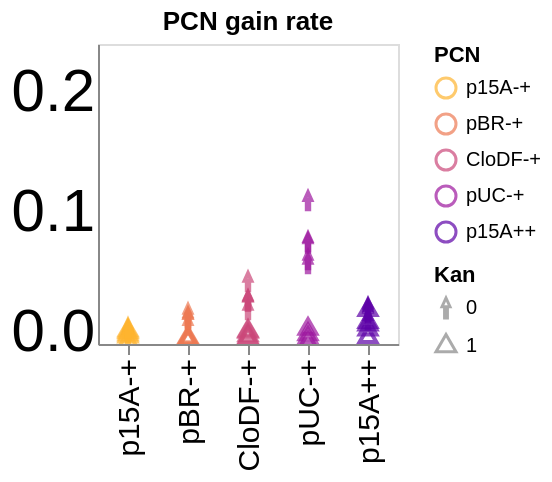

Notebook cell for this chart:
### Code cell
# Gain, PCN

alt.Chart(combined_scatter_gain_DF).mark_point(size=70).encode(
    alt.X("PCN", axis=alt.Axis(labelFontSize=15, titleFontSize=15, grid=False), title=None),
    alt.Y("rate_of_gain_log(plasmid copy)", scale=alt.Scale(domain=[-0.01, 0.24]), axis=alt.Axis(labelFontSize=30, titleFontSize=15, tickCount = 3, ticks=False, grid=False), title=None),
    color=alt.Color('PCN').scale(scheme=colorScheme,reverse=True),
    shape=alt.Shape('Kan:O', scale=alt.Scale(range=['arrow', 'triangle']))
).properties(
    title='PCN gain rate',
    width=150,
    height=150
).interactive()

### Figure 1 — Vega-Lite specification as saved in the notebook (floating-point values rounded to 4 significant figures)
{"config": {"view": {"continuousWidth": 300, "continuousHeight": 300}}, "data": {"name": "data-5ac6072b3acf5dbd61957e91e71dbc6e"}, "mark": {"type": "point", "size": 70}, "encoding": {"color": {"field": "PCN", "scale": {"scheme": "plasma", "reverse": true}, "sort": ["p15A-+", "pBR-+", "CloDF-+", "pUC-+", "p15A++"], "type": "ordinal"}, "shape": {"field": "Kan", "scale": {"range": ["arrow", "triangle"]}, "type": "ordinal"}, "x": {"axis": {"grid": false, "labelFontSize": 15, "titleFontSize": 15}, "field": "PCN", "sort": ["p15A-+", "pBR-+", "CloDF-+", "pUC-+", "p15A++"], "title": null, "type": "ordinal"}, "y": {"axis": {"grid": false, "labelFontSize": 30, "tickCount": 3, "ticks": false, "titleFontSize": 15}, "field": "rate_of_gain_log(plasmid copy)", "scale": {"domain": [-0.01, 0.24]}, "title": null, "type": "quantitative"}}, "height": 150, "params": [{"name": "param_6", "select": {"type": "interval", "encodings": ["x", "y"]}, "bind": "scales"}], "title": "PCN gain rate", "width": 150, "$schema": "https://vega.github.io/schema/vega-lite/v5.20.1.json", "datasets": {"data-5ac6072b3acf5dbd61957e91e71dbc6e": [{"PCN": "p15A-+", "ExpRep": "1", "rate_of_gain_log(transposon copy)": 0.00238, "rate_of_gain_log(plasmid copy)": -0.007844, "rate_of_gain_log(T/P)": -0.000664, "Kan": 1, "averagePCN": 17.22}, {"PCN": "p15A-+", "ExpRep": "2", "rate_of_gain_log(transposon copy)": 0.001527, "rate_of_gain_log(plasmid copy)": -0.0004495, "rate_of_gain_log(T/P)": -0.001152, "Kan": 1, "averagePCN": 17.22}, {"PCN": "p15A-+", "ExpRep": "3", "rate_of_gain_log(transposon copy)": 0.001636, "rate_of_gain_log(plasmid copy)": 0.001007, "rate_of_gain_log(T/P)": -0.001653, "Kan": 1, "averagePCN": 17.22}, {"PCN": "p15A-+", "ExpRep": "4", "rate_of_gain_log(transposon copy)": 0.001931, "rate_of_gain_log(plasmid copy)": -0.002216, "rate_of_gain_log(T/P)": -0.0004427, "Kan": 1, "averagePCN": 17.22}, {"PCN": "p15A-+", "ExpRep": "5", "rate_of_gain_log(transposon copy)": 0.001032, "rate_of_gain_log(plasmid copy)": -0.003811, "rate_of_gain_log(T/P)": 0.005676, "Kan": 1, "averagePCN": 17.22}, {"PCN": "pBR-+", "ExpRep": "1", "rate_of_gain_log(transposon copy)": 0.001637, "rate_of_gain_log(plasmid copy)": -0.005247, "rate_of_gain_log(T/P)": 0.006957, "Kan": 1, "averagePCN": 31.71}, {"PCN": "pBR-+", "ExpRep": "2", "rate_of_gain_log(transposon copy)": -0.001278, "rate_of_gain_log(plasmid copy)": -0.006927, "rate_of_gain_log(T/P)": 0.005527, "Kan": 1, "averagePCN": 31.71}, {"PCN": "pBR-+", "ExpRep": "3", "rate_of_gain_log(transposon copy)": -0.0005056, "rate_of_gain_log(plasmid copy)": -0.004435, "rate_of_gain_log(T/P)": 0.004006, "Kan": 1, "averagePCN": 31.71}, {"PCN": "pBR-+", "ExpRep": "4", "rate_of_gain_log(transposon copy)": -0.001827, "rate_of_gain_log(plasmid copy)": -0.007509, "rate_of_gain_log(T/P)": 0.005614, "Kan": 1, "averagePCN": 31.71}, {"PCN": "pBR-+", "ExpRep": "5", "rate_of_gain_log(transposon copy)": -3.479e-05, "rate_of_gain_log(plasmid copy)": -0.006242, "rate_of_gain_log(T/P)": 0.006209, "Kan": 1, "averagePCN": 31.71}, {"PCN": "CloDF-+", "ExpRep": "1", "rate_of_gain_log(transposon copy)": 0.01263, "rate_of_gain_log(plasmid copy)": 0.0009189, "rate_of_gain_log(T/P)": 0.01259, "Kan": 1, "averagePCN": 63.97}, {"PCN": "CloDF-+", "ExpRep": "2", "rate_of_gain_log(transposon copy)": 0.006337, "rate_of_gain_log(plasmid copy)": -0.002941, "rate_of_gain_log(T/P)": 0.009601, "Kan": 1, "averagePCN": 63.97}, {"PCN": "CloDF-+", "ExpRep": "3", "rate_of_gain_log(transposon copy)": 0.01226, "rate_of_gain_log(plasmid copy)": -0.004608, "rate_of_gain_log(T/P)": 0.01761, "Kan": 1, "averagePCN": 63.97}, {"PCN": "CloDF-+", "ExpRep": "4", "rate_of_gain_log(transposon copy)": 0.005297, "rate_of_gain_log(plasmid copy)": -0.005267, "rate_of_gain_log(T/P)": 0.01114, "Kan": 1, "averagePCN": 63.97}, {"PCN": "CloDF-+", "ExpRep": "5", "rate_of_gain_log(transposon copy)": 0.008385, "rate_of_gain_log(plasmid copy)": 0.0001382, "rate_of_gain_log(T/P)": 0.009033, "Kan": 1, "averagePCN": 63.97}, {"PCN": "pUC-+", "ExpRep": "1", "rate_of_gain_log(transposon copy)": 0.06519, "rate_of_gain_log(plasmid copy)": -0.004988, "rate_of_gain_log(T/P)": 0.09099, "Kan": 1, "averagePCN": 662.9}, {"PCN": "pUC-+", "ExpRep": "2", "rate_of_gain_log(transposon copy)": 0.1203, "rate_of_gain_log(plasmid copy)": -0.008966, "rate_of_gain_log(T/P)": 0.1605, "Kan": 1, "averagePCN": 662.9}, {"PCN": "pUC-+", "ExpRep": "3", "rate_of_gain_log(transposon copy)": 0.1093, "rate_of_gain_log(plasmid copy)": -0.02239, "rate_of_gain_log(T/P)": 0.1151, "Kan": 1, "averagePCN": 662.9}, {"PCN": "pUC-+", "ExpRep": "4", "rate_of_gain_log(transposon copy)": 0.02896, "rate_of_gain_log(plasmid copy)": -0.001934, "rate_of_gain_log(T/P)": 0.03175, "Kan": 1, "averagePCN": 662.9}, {"PCN": "pUC-+", "ExpRep": "5", "rate_of_gain_log(transposon copy)": 0.1149, "rate_of_gain_log(plasmid copy)": 0.002565, "rate_of_gain_log(T/P)": 0.07578, "Kan": 1, "averagePCN": 662.9}, {"PCN": "p15A++", "ExpRep": "1", "rate_of_gain_log(transposon copy)": -0.001404, "rate_of_gain_log(plasmid copy)": -0.004255, "rate_of_gain_log(T/P)": 0.001329, "Kan": 1, "averagePCN": 18.81}, {"PCN": "p15A++", "ExpRep": "2", "rate_of_gain_log(transposon copy)": 0.001131, "rate_of_gain_log(plasmid copy)": 0.001842, "rate_of_gain_log(T/P)": 0.002716, "Kan": 1, "averagePCN": 18.81}, {"PCN": "p15A++", "ExpRep": "3", "rate_of_gain_log(transposon copy)": 0.001619, "rate_of_gain_log(plasmid copy)": 0.008278, "rate_of_gain_log(T/P)": -0.001932, "Kan": 1, "averagePCN": 18.81}, {"PCN": "p15A++", "ExpRep": "4", "rate_of_gain_log(transposon copy)": 0.003163, "rate_of_gain_log(plasmid copy)": 0.01824, "rate_of_gain_log(T/P)": -0.008818, "Kan": 1, "averagePCN": 18.81}, {"PCN": "p15A++", "ExpRep": "5", "rate_of_gain_log(transposon copy)": 0.0001174, "rate_of_gain_log(plasmid copy)": 0.006115, "rate_of_gain_log(T/P)": -0.004699, "Kan": 1, "averagePCN": 18.81}, {"PCN": "p15A-+", "ExpRep": "1", "rate_of_gain_log(transposon copy)": 0.0005797, "rate_of_gain_log(plasmid copy)": 0.0006469, "rate_of_gain_log(T/P)": -0.005264, "Kan": 0, "averagePCN": 17.22}, {"PCN": "p15A-+", "ExpRep": "2", "rate_of_gain_log(transposon copy)": 0.0002062, "rate_of_gain_log(plasmid copy)": 0.001285, "rate_of_gain_log(T/P)": -0.004844, "Kan": 0, "averagePCN": 17.22}, {"PCN": "p15A-+", "ExpRep": "3", "rate_of_gain_log(transposon copy)": -0.0004546, "rate_of_gain_log(plasmid copy)": -0.001344, "rate_of_gain_log(T/P)": 0.001901, "Kan": 0, "averagePCN": 17.22}, {"PCN": "p15A-+", "ExpRep": "4", "rate_of_gain_log(transposon copy)": -0.0003568, "rate_of_gain_log(plasmid copy)": -0.0006851, "rate_of_gain_log(T/P)": 0.0005324, "Kan": 0, "averagePCN": 17.22}, {"PCN": "p15A-+", "ExpRep": "5", "rate_of_gain_log(transposon copy)": -0.0001719, "rate_of_gain_log(plasmid copy)": 0.002965, "rate_of_gain_log(T/P)": -0.003235, "Kan": 0, "averagePCN": 17.22}, {"PCN": "pBR-+", "ExpRep": "1", "rate_of_gain_log(transposon copy)": 0.01131, "rate_of_gain_log(plasmid copy)": 0.01218, "rate_of_gain_log(T/P)": -0.0003748, "Kan": 0, "averagePCN": 31.71}, {"PCN": "pBR-+", "ExpRep": "2", "rate_of_gain_log(transposon copy)": 0.003755, "rate_of_gain_log(plasmid copy)": 0.00582, "rate_of_gain_log(T/P)": -0.001882, "Kan": 0, "averagePCN": 31.71}, {"PCN": "pBR-+", "ExpRep": "3", "rate_of_gain_log(transposon copy)": 0.01332, "rate_of_gain_log(plasmid copy)": 0.01527, "rate_of_gain_log(T/P)": -0.001394, "Kan": 0, "averagePCN": 31.71}, {"PCN": "pBR-+", "ExpRep": "4", "rate_of_gain_log(transposon copy)": 0.01043, "rate_of_gain_log(plasmid copy)": 0.01095, "rate_of_gain_log(T/P)": -0.0001084, "Kan": 0, "averagePCN": 31.71}, {"PCN": "pBR-+", "ExpRep": "5", "rate_of_gain_log(transposon copy)": 0.01009, "rate_of_gain_log(plasmid copy)": 0.01093, "rate_of_gain_log(T/P)": -0.0003909, "Kan": 0, "averagePCN": 31.71}, {"PCN": "CloDF-+", "ExpRep": "1", "rate_of_gain_log(transposon copy)": 0.04227, "rate_of_gain_log(plasmid copy)": 0.04186, "rate_of_gain_log(T/P)": 0.003936, "Kan": 0, "averagePCN": 63.97}, {"PCN": "CloDF-+", "ExpRep": "2", "rate_of_gain_log(transposon copy)": 0.02587, "rate_of_gain_log(plasmid copy)": 0.02632, "rate_of_gain_log(T/P)": 0.001354, "Kan": 0, "averagePCN": 63.97}, {"PCN": "CloDF-+", "ExpRep": "3", "rate_of_gain_log(transposon copy)": 0.02829, "rate_of_gain_log(plasmid copy)": 0.02544, "rate_of_gain_log(T/P)": 0.004737, "Kan": 0, "averagePCN": 63.97}, {"PCN": "CloDF-+", "ExpRep": "4", "rate_of_gain_log(transposon copy)": 0.02158, "rate_of_gain_log(plasmid copy)": 0.01844, "rate_of_gain_log(T/P)": 0.005137, "Kan": 0, "averagePCN": 63.97}, {"PCN": "CloDF-+", "ExpRep": "5", "rate_of_gain_log(transposon copy)": 0.02815, "rate_of_gain_log(plasmid copy)": 0.02568, "rate_of_gain_log(T/P)": 0.005221, "Kan": 0, "averagePCN": 63.97}, {"PCN": "pUC-+", "ExpRep": "1", "rate_of_gain_log(transposon copy)": 0.1158, "rate_of_gain_log(plasmid copy)": 0.06007, "rate_of_gain_log(T/P)": 0.06792, "Kan": 0, "averagePCN": 662.9}, {"PCN": "pUC-+", "ExpRep": "2", "rate_of_gain_log(transposon copy)": 0.1006, "rate_of_gain_log(plasmid copy)": 0.05676, "rate_of_gain_log(T/P)": 0.062, "Kan": 0, "averagePCN": 662.9}, {"PCN": "pUC-+", "ExpRep": "3", "rate_of_gain_log(transposon copy)": 0.1191, "rate_of_gain_log(plasmid copy)": 0.07387, "rate_of_gain_log(T/P)": 0.06728, "Kan": 0, "averagePCN": 662.9}, {"PCN": "pUC-+", "ExpRep": "4", "rate_of_gain_log(transposon copy)": 0.1329, "rate_of_gain_log(plasmid copy)": 0.1092, "rate_of_gain_log(T/P)": 0.0622, "Kan": 0, "averagePCN": 662.9}, {"PCN": "pUC-+", "ExpRep": "5", "rate_of_gain_log(transposon copy)": 0.1133, "rate_of_gain_log(plasmid copy)": 0.07501, "rate_of_gain_log(T/P)": 0.05924, "Kan": 0, "averagePCN": 662.9}, {"PCN": "p15A++", "ExpRep": "1", "rate_of_gain_log(transposon copy)": 0.002655, "rate_of_gain_log(plasmid copy)": 0.01603, "rate_of_gain_log(T/P)": -0.009745, "Kan": 0, "averagePCN": 18.81}, {"PCN": "p15A++", "ExpRep": "2", "rate_of_gain_log(transposon copy)": 0.003018, "rate_of_gain_log(plasmid copy)": 0.009989, "rate_of_gain_log(T/P)": -0.002914, "Kan": 0, "averagePCN": 18.81}, {"PCN": "p15A++", "ExpRep": "3", "rate_of_gain_log(transposon copy)": 0.001642, "rate_of_gain_log(plasmid copy)": 0.02011, "rate_of_gain_log(T/P)": -0.0159, "Kan": 0, "averagePCN": 18.81}, {"PCN": "p15A++", "ExpRep": "4", "rate_of_gain_log(transposon copy)": 0.001164, "rate_of_gain_log(plasmid copy)": 0.01732, "rate_of_gain_log(T/P)": -0.0152, "Kan": 0, "averagePCN": 18.81}, {"PCN": "p15A++", "ExpRep": "5", "rate_of_gain_log(transposon copy)": 0.002409, "rate_of_gain_log(plasmid copy)": 0.01897, "rate_of_gain_log(T/P)": -0.0134, "Kan": 0, "averagePCN": 18.81}]}}
